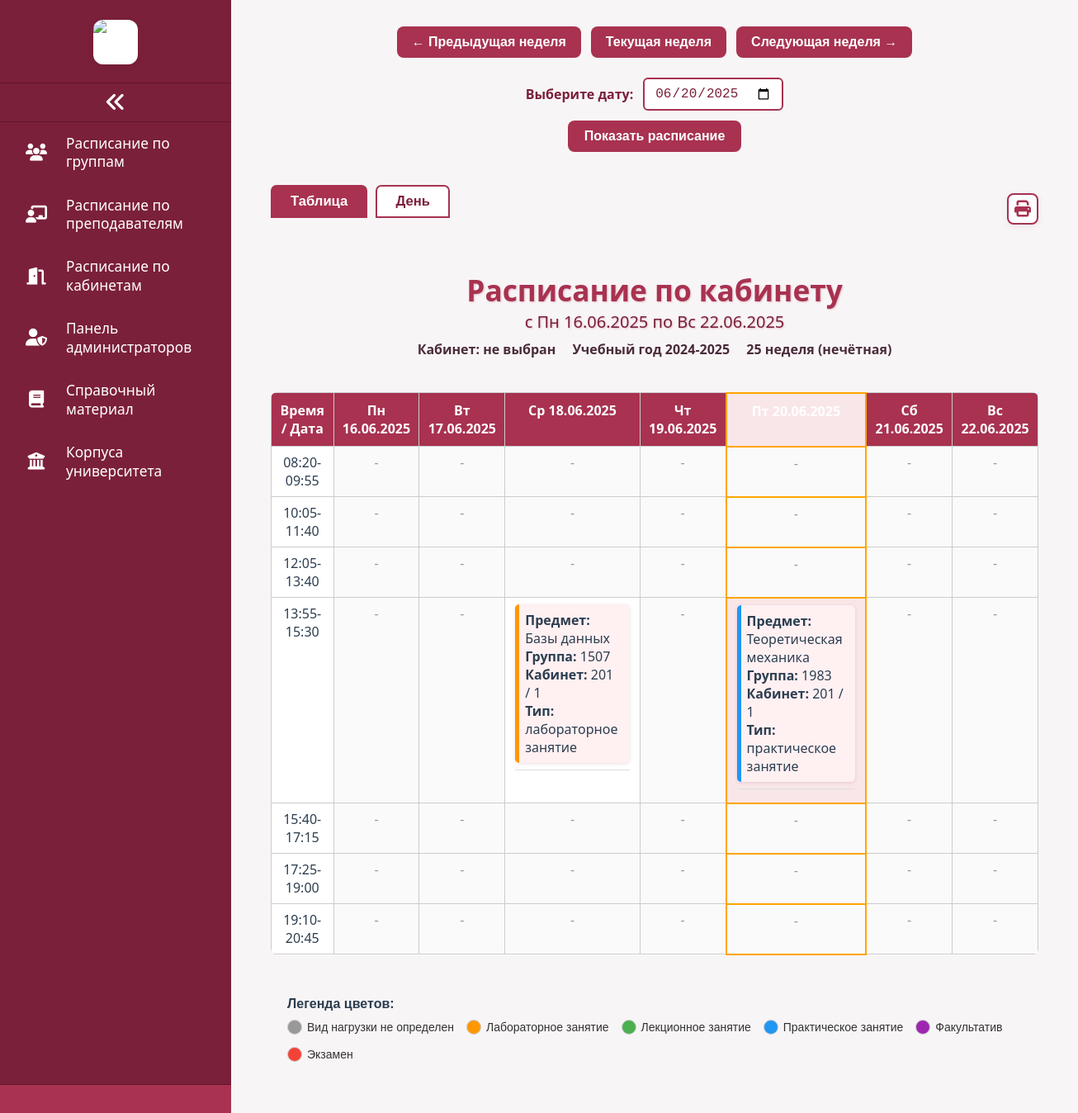
Screenshot of /ROOM_schedule.php with the database file from the repository.
### tables this page shows
CREATE TABLE `schedule` (
  `id` int NOT NULL AUTO_INCREMENT,
  `date` date NOT NULL,
  `group_id` int NOT NULL,
  `teacher_id` int NOT NULL,
  `subject_id` int NOT NULL,
  `room_id` int NOT NULL,
  `lesson_type_id` int DEFAULT NULL,
  `time_slot_id` int DEFAULT NULL,
  PRIMARY KEY (`id`),
  UNIQUE KEY `unique_group_time` (`date`,`time_slot_id`,`group_id`),
  UNIQUE KEY `unique_teacher_time` (`date`,`time_slot_id`,`teacher_id`),
  UNIQUE KEY `unique_room_time` (`date`,`time_slot_id`,`room_id`),
  KEY `group_id` (`group_id`),
  KEY `teacher_id` (`teacher_id`),
  KEY `subject_id` (`subject_id`),
  KEY `room_id` (`room_id`),
  KEY `lesson_type_id` (`lesson_type_id`),
  KEY `idx_date_time` (`date`),
  KEY `fk_schedule_time_slot` (`time_slot_id`),
  CONSTRAINT `fk_schedule_time_slot` FOREIGN KEY (`time_slot_id`) REFERENCES `time_slots` (`id`) ON DELETE RESTRICT ON UPDATE CASCADE,
  CONSTRAINT `schedule_ibfk_1` FOREIGN KEY (`group_id`) REFERENCES `groups` (`id`) ON DELETE CASCADE,
  CONSTRAINT `schedule_ibfk_2` FOREIGN KEY (`teacher_id`) REFERENCES `teachers` (`id`) ON DELETE CASCADE,
  CONSTRAINT `schedule_ibfk_3` FOREIGN KEY (`subject_id`) REFERENCES `subjects` (`id`) ON DELETE CASCADE,
  CONSTRAINT `schedule_ibfk_4` FOREIGN KEY (`room_id`) REFERENCES `rooms` (`id`) ON DELETE CASCADE,
  CONSTRAINT `schedule_ibfk_5` FOREIGN KEY (`lesson_type_id`) REFERENCES `lesson_types` (`id`) ON DELETE SET NULL
);

CREATE TABLE `lesson_types` (
  `id` int NOT NULL AUTO_INCREMENT,
  `name` varchar(50) NOT NULL,
  PRIMARY KEY (`id`),
  UNIQUE KEY `name` (`name`)
);

CREATE TABLE `subjects` (
  `id` int NOT NULL AUTO_INCREMENT,
  `name` varchar(150) NOT NULL,
  `description` text,
  PRIMARY KEY (`id`)
);

CREATE TABLE `groups` (
  `id` int NOT NULL AUTO_INCREMENT,
  `name` varchar(100) NOT NULL,
  `faculty` varchar(100) DEFAULT NULL,
  `course` int DEFAULT NULL,
  PRIMARY KEY (`id`),
  UNIQUE KEY `name` (`name`)
);

CREATE TABLE `rooms` (
  `id` int NOT NULL AUTO_INCREMENT,
  `number` varchar(20) NOT NULL,
  `building` varchar(50) DEFAULT NULL,
  PRIMARY KEY (`id`)
);

### ROOM_schedule.php (the view, shortened to what this page needs)
<?php
$host = 'MySQL-8.0';
$user = 'ADMIN_BASIC';
$password = 'od3.IyTiJ_[BqCIq';
$dbname = 'ScheduleBase';
$conn = new mysqli($host, $user, $password, $dbname);
$selectedTeacherId = isset($_GET['teacher_id']) ? intval($_GET['teacher_id']) : 0;
$selectedRoomId = isset($_GET['room_id']) ? intval($_GET['room_id']) : 0;
if (isset($_GET['weekInput']) && preg_match('/^\d{4}-W\d{2}$/', $_GET['weekInput'])) {
    $inputDate = DateTime::createFromFormat('o-\WW', $_GET['weekInput']);
    if (!$inputDate) {
        $inputDate = new DateTime();
    }
} elseif (isset($_GET['weekStart'])) {
    $inputDate = DateTime::createFromFormat('Y-m-d', $_GET['weekStart']);
    if (!$inputDate) {
        $inputDate = new DateTime();
    }
} else {
    $inputDate = new DateTime();
}
$roomsList = [];
$sqlRooms = "SELECT id, number, building FROM rooms ORDER BY number, building";
$resultRooms = $conn->query($sqlRooms);
if ($resultRooms) {
    while ($row = $resultRooms->fetch_assoc()) {
        $roomsList[$row['id']] = ' ' . $row['number'] . ' / ' . $row['building'];
    }
}
$dayOfWeek = (int) $inputDate->format('N');
$weekStartDate = clone $inputDate;
$weekStartDate->modify('-' . ($dayOfWeek - 1) . ' days');
$weekStart = $weekStartDate->format('Y-m-d');
$weekEndDate = clone $weekStartDate;
$weekEndDate->modify('+6 days');
$weekEnd = $weekEndDate->format('Y-m-d');
$prevWeek = clone $weekStartDate;
$prevWeek->modify('-7 days');
$nextWeek = clone $weekStartDate;
$nextWeek->modify('+7 days');
$todayDate = (new DateTime())->format('Y-m-d');
$today = new DateTime();
$dayOfWeekToday = (int) $today->format('N');
$currentWeekMonday = clone $today;
$currentWeekMonday->modify('-' . ($dayOfWeekToday - 1) . ' days');
$currentWeekMondayStr = $currentWeekMonday->format('Y-m-d');
$timeSlots = [];
$sqlTimeSlots = "SELECT id, label FROM time_slots ORDER BY start_time";
$resultTimeSlots = $conn->query($sqlTimeSlots);
if ($resultTimeSlots) {
    while ($row = $resultTimeSlots->fetch_assoc()) {
        $timeSlots[$row['id']] = $row['label'];
    }
} else {
    die("Ошибка получения временных слотов: " . $conn->error);
}
$dates = [];
$current = clone $weekStartDate;
$end = clone $weekEndDate;
while ($current <= $end) {
    $dates[] = $current->format('Y-m-d');
    $current->modify('+1 day');
}
$sql = "SELECT
            s.date,
            s.time_slot_id,
            ts.label AS time_label,
            g.name AS group_name,
            t.full_name AS teacher_name,
            sub.name AS subject_name,
            r.number AS room_number,
            r.building AS room_building,
            lt.name AS lesson_type_name
        FROM schedule s
        JOIN `groups` g ON s.group_id = g.id
        JOIN teachers t ON s.teacher_id = t.id
        JOIN subjects sub ON s.subject_id = sub.id
        JOIN rooms r ON s.room_id = r.id
        JOIN time_slots ts ON s.time_slot_id = ts.id
        LEFT JOIN lesson_types lt ON s.lesson_type_id = lt.id
        WHERE s.date BETWEEN ? AND ?";
$params = [$weekStart, $weekEnd];
$types = 'ss';
$sql .= " ORDER BY s.date, ts.start_time";
$stmt = $conn->prepare($sql);
$stmt->bind_param($types, ...$params);
$stmt->execute();
$result = $stmt->get_result();
$schedule = [];
while ($row = $result->fetch_assoc()) {
    $date = $row['date'];
    $slotId = $row['time_slot_id'];
    if (!isset($schedule[$date][$slotId])) {
        $schedule[$date][$slotId] = [];
    }
    $schedule[$date][$slotId][] = $row;
}
function formatDate($date)
{
    $d = new DateTime($date);
    $days = [
        'Mon' => 'Пн',
        'Tue' => 'Вт',
        'Wed' => 'Ср',
        'Thu' => 'Чт',
        'Fri' => 'Пт',
        'Sat' => 'Сб',
        'Sun' => 'Вс'
    ];
    $dow = $d->format('D');
    return ($days[$dow] ?? $dow) . ' ' . $d->format('d.m.Y');
}
function getLessonColor($typeName)
{
    $colors = [
        'вид нагрузки не определен' => '#999999',
        'лабораторное занятие' => '#FF9800',
        'лекционное занятие' => '#4CAF50',
        'практическое занятие' => '#2196F3',
        'факультатив' => '#9C27B0',
        'экзамен' => '#F44336',
    ];
    $key = mb_strtolower(trim($typeName));
    return $colors[$key] ?? '#999999';
}
$startYear = (int) $weekStartDate->format('Y');
$startMonth = (int) $weekStartDate->format('n');
if ($startMonth < 9) {
    $academicYear = ($startYear - 1) . '-' . $startYear;
} else {
    $academicYear = $startYear . '-' . ($startYear + 1);
}
$weekNumber = (int) $weekStartDate->format('W');
$weekParity = ($weekNumber % 2 === 0) ? 'чётная' : 'нечётная';
$lessonTypesColors = [
    'Вид нагрузки не определен' => '#999999',
    'Лабораторное занятие'      => '#FF9800',
    'Лекционное занятие'        => '#4CAF50',
    'Практическое занятие'      => '#2196F3',
    'Факультатив'               => '#9C27B0',
    'Экзамен'                   => '#F44336',
];
?>
<!DOCTYPE html>
<html lang="ru">
<head>
    <link href="https://cdn.jsdelivr.net/npm/select2@4.1.0-rc.0/dist/css/select2.min.css" rel="stylesheet" />
    <link rel="stylesheet" href="sidebar.css" />
    <link rel="stylesheet" href="https://cdnjs.cloudflare.com/ajax/libs/font-awesome/6.4.0/css/all.min.css" />
    <link rel="stylesheet" href="https://cdnjs.cloudflare.com/ajax/libs/font-awesome/6.4.0/css/all.min.css" />
</head>
<body>
    <div class="container">
        <?php include 'sidebar.php'; ?>
        <main class="content" id="content">
            <div class="nav-buttons">
                <a href="?weekStart=<?= htmlspecialchars($prevWeek->format('Y-m-d')) ?>&teacher_id=<?= $selectedTeacherId ?>&room_id=<?= $selectedRoomId ?>">
                    <button type="button" aria-label="Предыдущая неделя">← Предыдущая неделя</button>
                </a>
                <a href="?weekStart=<?= htmlspecialchars($currentWeekMondayStr) ?>&teacher_id=<?= $selectedTeacherId ?>&room_id=<?= $selectedRoomId ?>">
                    <button type="button" aria-label="Текущая неделя">Текущая неделя</button>
                </a>
                <a href="?weekStart=<?= htmlspecialchars($nextWeek->format('Y-m-d')) ?>&teacher_id=<?= $selectedTeacherId ?>&room_id=<?= $selectedRoomId ?>">
                    <button type="button" aria-label="Следующая неделя">Следующая неделя →</button>
                </a>
            </div>
            <form method="GET" action="" class="date-picker-form">
                <label for="datePicker">Выберите дату:</label>
                <input type="date" id="datePicker" name="weekStart" value="<?= htmlspecialchars($inputDate->format('Y-m-d')) ?>" required>
                <button type="submit">Показать расписание</button>
            </form>
            <div class="view-print-wrapper" style="display: flex; justify-content: space-between; align-items: center; margin-bottom: 18px;">
                <div class="view-switcher">
                    <button id="tableViewBtn" class="switch-btn active">Таблица</button>
                    <button id="dayViewBtn" class="switch-btn">День</button>
                </div>
                <button id="printBtn" class="print-btn" title="Печать" aria-label="Печать расписания">
                    <i class="fas fa-print"></i>
                </button>
            </div>
            <h1 class="schedule-header">
                Расписание по кабинету
                <span>
                    с <?= htmlspecialchars(formatDate($weekStart)) ?> по <?= htmlspecialchars(formatDate($weekEnd)) ?>
                </span>
            </h1>
            <div class="schedule-info">
                <span>Кабинет:
                    <strong><?= htmlspecialchars($roomsList[$selectedRoomId] ?? 'не выбран') ?></strong>
                </span>
                <span>Учебный год <?= $academicYear ?></span>
                <span><?= $weekNumber ?> неделя (<?= $weekParity ?>)</span>
            </div>
            <div id="tableView">
                <table>
                    <thead>
                        <tr>
                            <th>Время / Дата</th>
                            <?php foreach ($dates as $date): ?>
                                <th class="<?= ($date === $todayDate) ? 'today' : '' ?>">
                                    <?= htmlspecialchars(formatDate($date)) ?>
                                </th>
                            <?php endforeach; ?>
                        </tr>
                    </thead>
                    <tbody>
                        <?php foreach ($timeSlots as $slotId => $timeLabel): ?>
                            <tr>
                                <td><?= htmlspecialchars($timeLabel) ?></td>
                                <?php foreach ($dates as $date): ?>
                                    <?php
                                    $isToday = ($date === $todayDate);
                                    $tdClass = $isToday ? 'today' : '';
                                    ?>
                                    <?php if (!empty($schedule[$date][$slotId])): ?>
                                        <td class="<?= $tdClass ?>">
                                            <?php foreach ($schedule[$date][$slotId] as $lesson): ?>
                                                <div class="lesson-block">
                                                    <span class="lesson-color-bar" style="background-color: <?= getLessonColor($lesson['lesson_type_name']) ?>;"></span>
                                                    <strong>Предмет:</strong> <?= htmlspecialchars($lesson['subject_name']) ?><br>
                                                    <strong>Группа:</strong> <?= htmlspecialchars($lesson['group_name']) ?><br>
                                                    <strong>Кабинет:</strong> <?= htmlspecialchars($lesson['room_number']) ?> / <?= htmlspecialchars($lesson['room_building']) ?><br>
                                                    <strong>Тип:</strong> <?= htmlspecialchars($lesson['lesson_type_name']) ?>
                                                </div>
                                                <hr>
                                            <?php endforeach; ?>
                                        </td>
                                    <?php else: ?>
                                        <td class="empty <?= $tdClass ?>">-</td>
                                    <?php endif; ?>
                                <?php endforeach; ?>
                            </tr>
                        <?php endforeach; ?>
                    </tbody>
                </table>
            </div>
            <div class="legend" style="max-width:1100px; margin: 20px auto; padding: 10px 20px; font-family: Arial, sans-serif;">
                <strong>Легенда цветов:</strong>
                <div style="display: flex; flex-wrap: wrap; gap: 15px; margin-top: 10px;">
                    <?php foreach ($lessonTypesColors as $typeName => $color): ?>
                        <div style="display: flex; align-items: center; gap: 6px; font-size: 14px; color: #333;">
                            <span style="display: inline-block; width: 18px; height: 18px; background-color: <?= htmlspecialchars($color) ?>; border-radius: 50%; border: 1px solid #ccc;"></span>
                            <span><?= htmlspecialchars($typeName) ?></span>
                        </div>
                    <?php endforeach; ?>
                </div>
            </div>
        </main>
    </div>
</body>
</html>

### sidebar.css (style rules this page uses)
:root { --main-bg: #f8f5f7; --sidebar-bg: #7b203a; --sidebar-bg-dark: #5c162b; --sidebar-accent: #a83250; --sidebar-hover: #c0395b; --sidebar-footer: #a83250; --card-bg: #fff; --card-hover-bg: linear-gradient(135deg, #a83250 0%, #7b203a 100%); --card-hover-color: #fff; --text-main: #2c3e50; --text-light: #fff; --text-muted: #e8c6d0; --shadow: 0 6px 18px rgba(123, 32, 58, 0.10); --shadow-hover: 0 12px 28px rgba(123, 32, 58, 0.15); }
* { box-sizing: border-box; }
body, html { margin: 0; padding: 0; height: 100%; font-family: 'Segoe UI', Tahoma, Geneva, Verdana, sans-serif; background: var(--main-bg); color: var(--text-main); }
a { text-decoration: none; color: inherit; }
.container { display: flex; }
.content { flex-grow: 1; padding: 32px 48px; display: flex; flex-direction: column; }

### rows the page displays
schedule: subject.name "Базы данных", group.name "1507", room.number "201", room.building "1", lesson_type.name "лабораторное занятие"
schedule: subject.name "Теоретическая механика", group.name "1983", room.number "201", room.building "1", lesson_type.name "практическое занятие"

### other values shown
formatDate($weekStart) "Пн 16.06.2025"
formatDate($weekEnd) "Вс 22.06.2025"
$roomsList[$selectedRoomId] "не выбран"
$academicYear "2024-2025"
$weekNumber "25"
$weekParity "нечётная"
formatDate($date) "Пн 16.06.2025"
formatDate($date) "Вт 17.06.2025"
formatDate($date) "Ср 18.06.2025"
formatDate($date) "Чт 19.06.2025"
formatDate($date) "Сб 21.06.2025"
formatDate($date) "Вс 22.06.2025"
$timeLabel "08:20-09:55"
$timeLabel "10:05-11:40"
$timeLabel "12:05-13:40"
